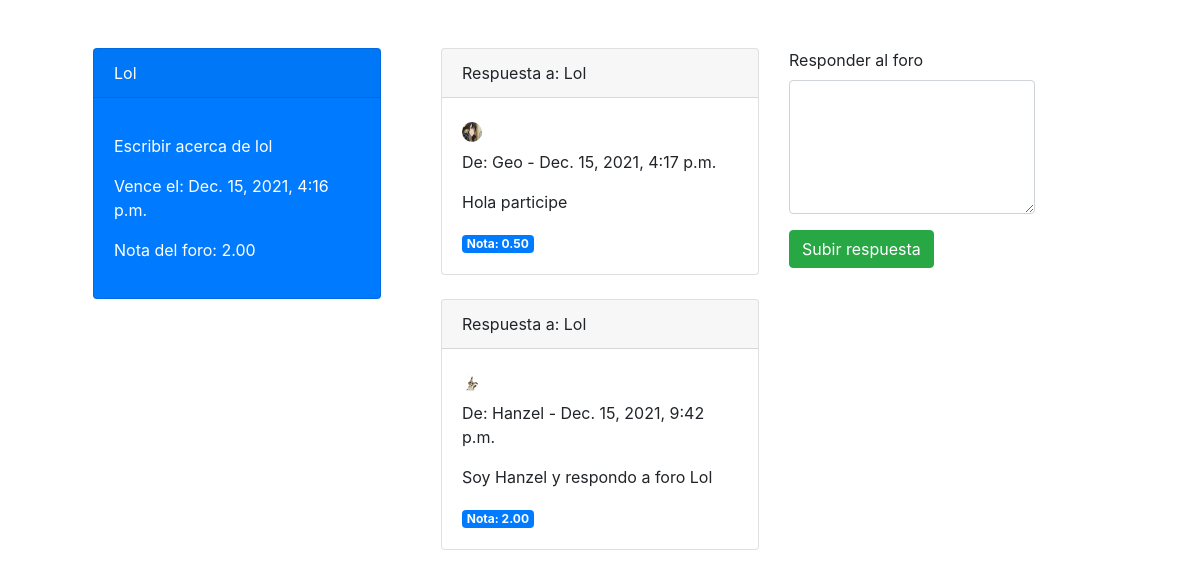
The app's page /foro/4, older data.
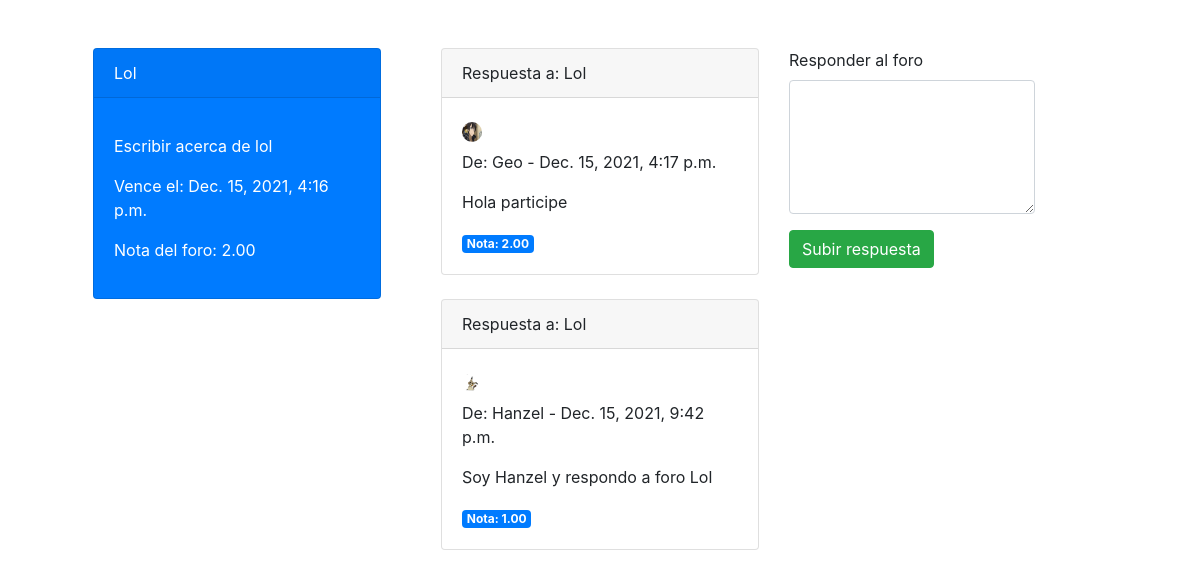
The same page, newer data.
### PortAll50/models.py (models this page shows, shortened)
class RespuestaForo(models.Model):
    respuesa_foro = models.CharField(max_length=1000)
    fecha_respuesta = models.DateTimeField(auto_now_add=True)
    nota = models.DecimalField(decimal_places=2, max_digits=5, null=True)
    foro = models.ForeignKey(Foro, on_delete=CASCADE, related_name="respuestas")
    cuenta = models.ForeignKey(Cuenta, on_delete=CASCADE, related_name="respuestas")
    class Meta:
        verbose_name_plural = "RespuestasForo"

class Cuenta(models.Model):
    username = models.OneToOneField(User, on_delete=CASCADE, related_name="info_cuenta")
    TIPO = [("1", "Estudiante"), ("2", "Docente")]
    tipo = models.CharField(max_length=1 ,choices=TIPO, default=1)
    imagen = models.ImageField(upload_to='users/', null = True) #investigar upload_to
    class Meta:
        verbose_name_plural = "Cuenta"

### PortAll50/views.py (the view)
# urls.py: path("foro/<int:id_foro>", views.foro, name="foro"),
def foro(request, id_foro):
    user = request.user
    foro = Foro.objects.get(id=id_foro)
    respuestasForo = RespuestaForo.objects.filter(foro=foro)
    seccion = foro.seccion
    curso = seccion.curso
    context = {
        "user": user,
        "foro": foro,
        "respuestasForo": respuestasForo,
        "curso": curso
    }
    return render(request, "PortAll50/foro.html", context)

### PortAll50/templates/portall50/foro.html (shortened to what this page needs)
{% extends 'base.html' %}
{% load bootstrap4 %}
{% load static %}
{% block main %}
    <div class="container">
        <div class="row">
            <div class="col-lg-4">
                <div class="card text-white bg-primary mb-3" style="max-width: 18rem;">
                    <div class="card-title card-header">{{foro.nombre_foro}}</div>
                        <div class="card-body">
                            <p class="card-text"><p>{{foro.asignacion_foro}}</p>
                            <p>Vence el: {{foro.fecha_vencimiento}}</p>
                            <p>Nota del foro: {{foro.nota}}</p>
                        </div>
                    </div>
            </div>
            <div class="col-lg-4">
                {% for respuesta in respuestasForo %}
                    <div class="card w-95">
                        <div class="card-header">
                            Respuesta a: {{foro.nombre_foro}}
                        </div>
                        <div class="card-body">
                            <div class="circulo">
                                <img class="imagen" src="{{respuesta.cuenta.imagen.url}}" class="card-img-top">
                            </div>
                            <p class="card-title"><p>De: {{respuesta.cuenta.username}} - {{respuesta.fecha_respuesta}}</p>
                            <p class="card-text">{{respuesta.respuesa_foro}}</p>
                            {% if respuesta.nota %}
                                <span class="badge badge-primary">Nota: {{respuesta.nota}}</span>
                            {% else %}
                                <span class="badge badge-secondary">Sin calificar</span>
                            {% endif %}
                        </div>
                    </div>
                    <br>
                {% endfor %}
            </div>
            <div class="col-lg-4">
                <form method="POST" action="{% url 'respuestaForo' %}" enctype="multipart/form-data">
                    <div class="input-group">
                        <div class="form-group">
                            <label for="exampleFormControlTextarea1">Responder al foro</label>
                            <textarea required name="respuesa_foro" class="form-control" id="exampleFormControlTextarea1" rows="5"></textarea>
                        </div>
                    </div>
                    <button type="submit" class="btn btn-success">Subir respuesta</button>
                </form>
            </div>
        </div>
    </div>
{% endblock %}

Row changes from the older to the newer data that the page shows:
changed RespuestaForo "Dec. 15, 2021, 4:17 p.m.": nota "0.50" → "2.00"
changed RespuestaForo "Dec. 15, 2021, 9:42 p.m.": nota "2.00" → "1.00"
